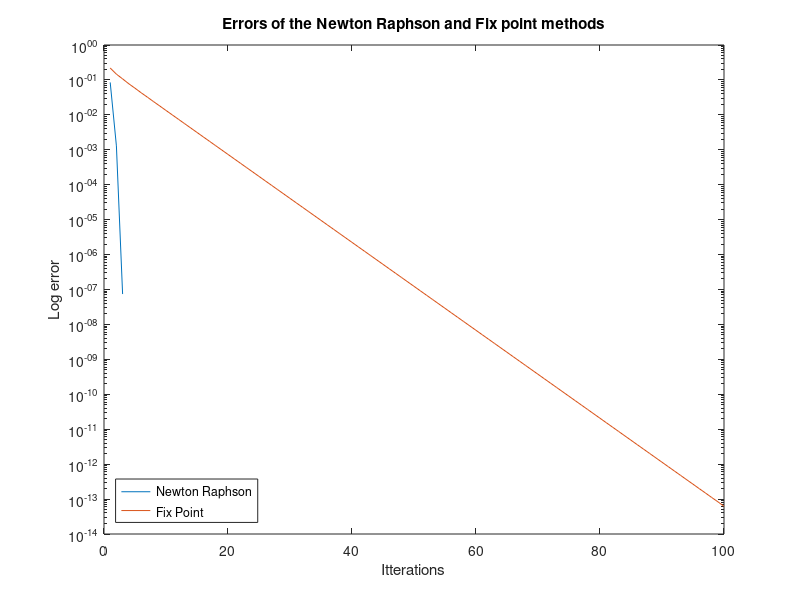
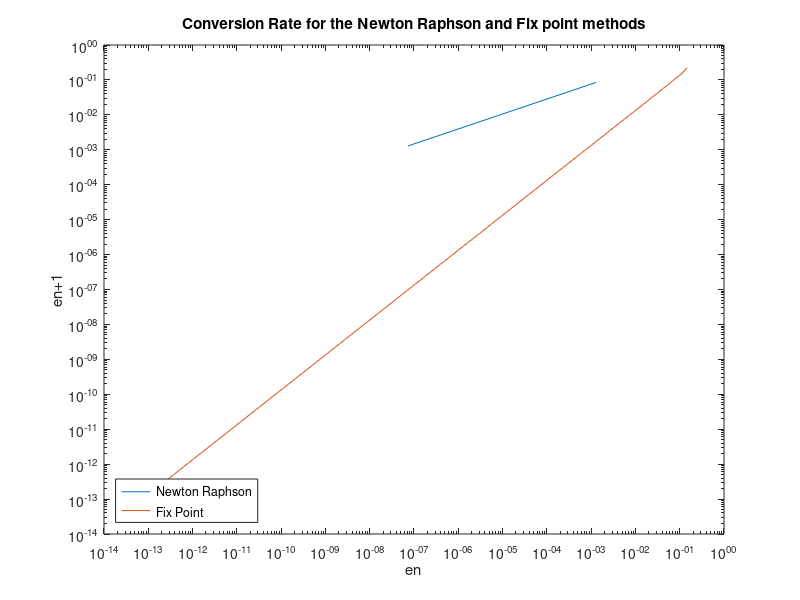

Reproduce these figures in MATLAB, in order.
x_true = 3.161826486551946;

x_newton = 2.8;
f = @(x_newton) x_newton - 4*sin(2*x_newton) - 3;
fp = @(x_newton) 1 - 8*cos(2*x_newton);
x_newton_i = x_newton - f(x_newton)/fp(x_newton);

x_fix = 2.8;
x_fix_i = @(x_fix) -sin(2*x_fix) + (5/4) * x_fix - 3/4;

error_newton_vector = zeros(1, 100);
error_fix_vector = zeros(1, 100);

for n = 1:100
    error_newton_vector(n) = abs(x_true - x_newton_i);
    x_newton = x_newton_i;
    f(x_newton);
    fp(x_newton);
    x_newton_i = x_newton - f(x_newton)/fp(x_newton);
    
    
    error_fix_vector(n) = abs(x_true - x_fix_i(x_fix));
    x_fix = x_fix_i(x_fix);
end

x = 1:100;
figure(1)

semilogy(x, error_newton_vector)
hold on
semilogy(x, error_fix_vector)
title('Errors of the Newton Raphson and Fix point methods')
xlabel('Itterations')
ylabel('Log error')
legend({'Newton Raphson','Fix Point'},'Location','southwest')

% For plotting the order of convergence
newton_convergence_error_1 = error_newton_vector(1:99);
newton_convergence_error_2 = error_newton_vector(2:100);
fix_convergence_error_1 = error_fix_vector(1:99);
fix_convergence_error_2 = error_fix_vector(2:100);

newton_convergence_error_ratio = newton_convergence_error_1./newton_convergence_error_2;
fix_convergence_error_ratio = fix_convergence_error_1./fix_convergence_error_2;

figure(2)
x = 1:99;
loglog(newton_convergence_error_2, newton_convergence_error_1)
hold on
loglog(fix_convergence_error_2, fix_convergence_error_1)
title('Conversion Rate for the Newton Raphson and Fix point methods')
xlabel('en')
ylabel('en+1')
legend({'Newton Raphson','Fix Point'},'Location','southwest')
